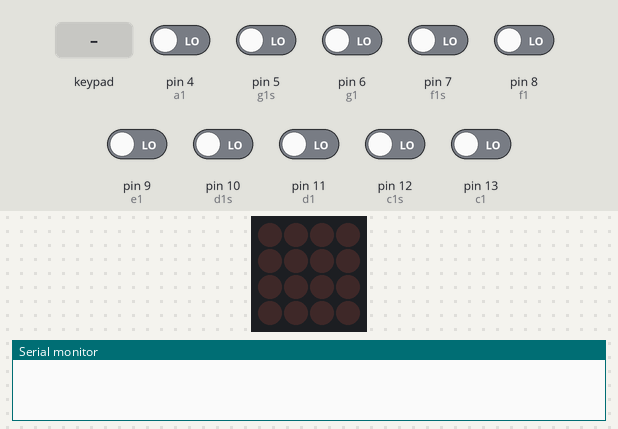
A sketch run on a simulated Arduino Uno, built with avr-gcc and run on an emulated ATmega328P. On the bench: 4×4 LED matrix, the last lines printed to the serial monitor. Inputs (shaded band) come from the test bench; at power-on: pin 4 (a1), pin 5 (g1s), pin 6 (g1), pin 7 (f1s), pin 8 (f1), pin 9 (e1), pin 10 (d1s), pin 11 (d1), pin 12 (c1s), pin 13 (c1) LOW.

Above: at 1.2 s.
1.3 s: keypad keys 1 2 A pressed 0.4 s apart
At 3.3 s:
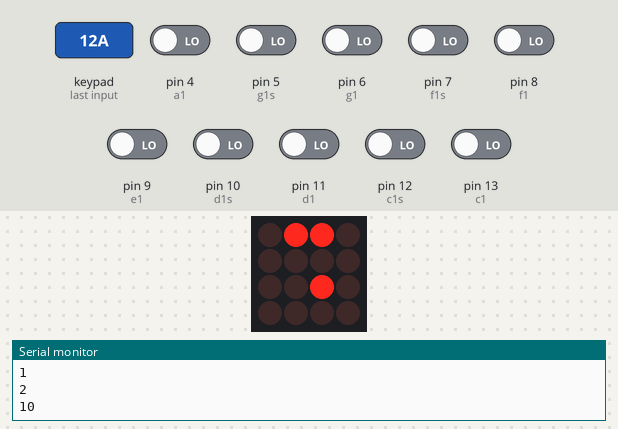
4.0 s: key '0' pressed
At 4.8 s:
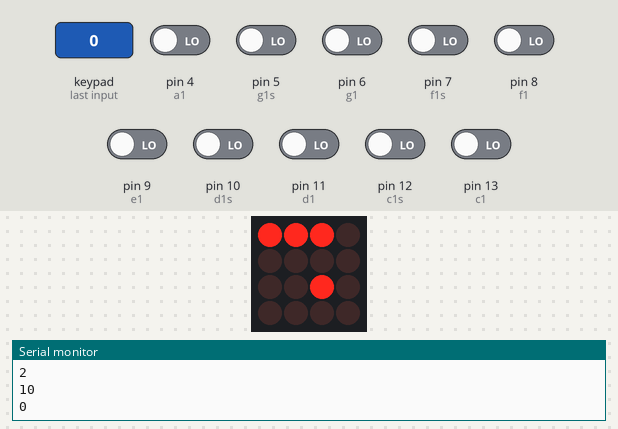
5.5 s: keypad keys 1 2 D pressed 0.4 s apart
At 6.7 s:
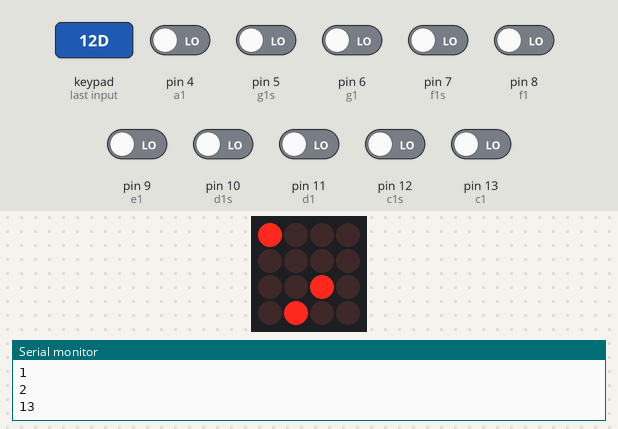
8.2 s: key '3' pressed
At 9.3 s:
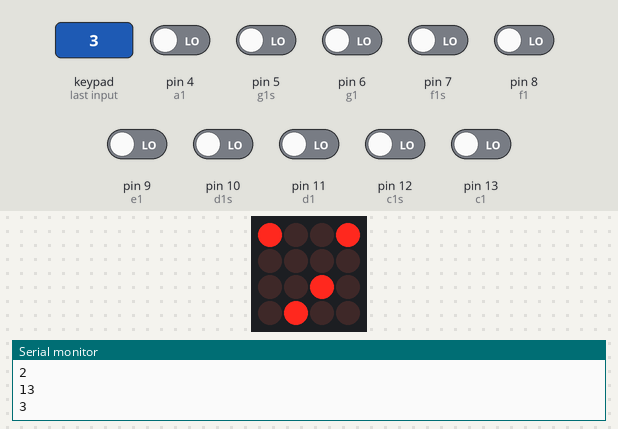
9.7 s: keypad keys 2 5 A pressed 0.4 s apart
At 11.2 s:
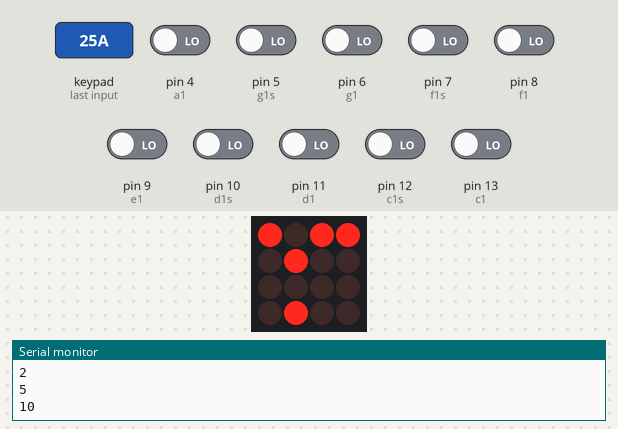
12.4 s: key '4' pressed
At 13.8 s:
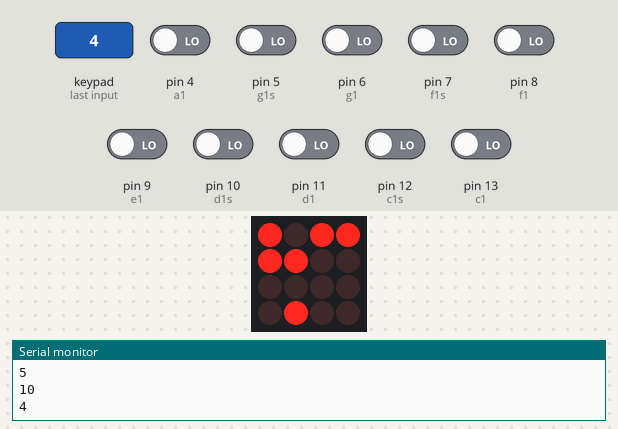
Timing chart, 0 to 14.9 s (numbered marks = the images above; inputs shaded):
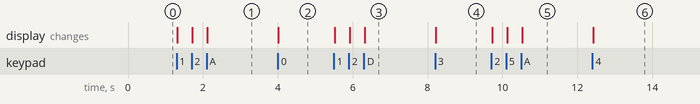

Measured:
- after the input at 1.3 s, the display: first changes at once (image 1 shows a later state)
- after the input at 4.0 s, the display: changes at once (image 2)
- after the input at 5.5 s, the display: first changes at once (image 3 shows a later state)
- after the input at 8.2 s, the display: changes at once (image 4)
- after the input at 9.7 s, the display: first changes at once (image 5 shows a later state)
- after the input at 12.4 s, the display: changes at once (image 6)

The sketch:

drumpad.ino
```cpp
#include <SoftwareSerial.h>
#include <Wire.h>
#include "Adafruit_Trellis.h"

Adafruit_Trellis matrix0 = Adafruit_Trellis();
Adafruit_TrellisSet trellis =  Adafruit_TrellisSet(&matrix0);
#define NUMTRELLIS 1
#define numKeys (NUMTRELLIS * 16)

const int c1 = 13;
const int c1s = 12;
const int d1 = 11;
const int d1s = 10;
const int e1 = 9;
const int f1 = 8;
const int f1s = 7;
const int g1 = 6;
const int g1s = 5;
const int a1 = 4;
const int a1s = 1;
const int b1 = 0;

int btnC1;
int btnC1S;
int btnD1;
int btnD1S;
int btnE1;
int btnF1;
int btnF1S;
int btnG1;
int btnG1S;
int btnA1;
int btnA1S;
int btnB1;
int bluetoothTx = 2;  // TX-O pin of bluetooth mate, Arduino D2
int bluetoothRx = 3;  // RX-I pin of bluetooth mate, Arduino D3

int lastC1State = 0;
int lastC1SState = 0;
int lastD1State = 0;
int lastD1SState = 0;
int lastE1State = 0;
int lastF1State = 0;
int lastF1SState = 0;
int lastG1State = 0;
int lastG1SState = 0;
int lastA1State = 0;
int lastA1SState = 0;
int lastB1State = 0;

SoftwareSerial bluetooth(bluetoothTx, bluetoothRx);

void setup() {
  Serial.begin(9600);
  trellis.begin(0x70);
  bluetooth.begin(115200);
  pinMode(c1, INPUT);
  pinMode(c1s, INPUT);
  pinMode(d1, INPUT);
  pinMode(d1s, INPUT);
  pinMode(e1, INPUT);
  pinMode(f1, INPUT);
  pinMode(f1s, INPUT);
  pinMode(g1, INPUT);
  pinMode(g1s, INPUT);
  pinMode(a1, INPUT);
  pinMode(a1s, INPUT);
  pinMode(b1, INPUT);
}

void loop() {
  delay(30);
  btnC1 = digitalRead(c1);
  btnC1S = digitalRead(c1s);
  btnD1 = digitalRead(d1);
  btnD1S = digitalRead(d1s);
  btnE1 = digitalRead(e1);
  btnF1 = digitalRead(f1);
  btnF1S = digitalRead(f1s);
  btnG1 = digitalRead(g1);
  btnG1S = digitalRead(g1s);
  btnA1 = digitalRead(a1);
  btnA1S = digitalRead(a1s);
  btnB1 = digitalRead(b1);

  if (Serial.available()) {
    bluetooth.print((char)Serial.read());
  }

  if (trellis.readSwitches()) {
    for (uint8_t i = 0; i < numKeys; i++) {
      if (trellis.justPressed(i)) {
        if(i == 15){
          bluetooth.print(String(i));
          bluetooth.print("/");
        }
        Serial.println(i);
        if (i == 8 || i == 12) {
          trellis.setLED(i);
          bluetooth.print(String(i));
          bluetooth.print("/");
        } else {
          if (trellis.isLED(i)) {
            trellis.clrLED(i);
            bluetooth.print("off_");
            bluetooth.print(String(i));
            bluetooth.print("/");
          } else {
            trellis.setLED(i);
            bluetooth.print(String(i));
            bluetooth.print("/");
          }
        }
      }
      if(trellis.justReleased(i) && i == 8 || i == 12){
           trellis.clrLED(i);
      }
    }
    trellis.writeDisplay();
  }

  /*if (btnC1 != lastC1State) {
    if (btnC1 == HIGH) {
      bluetooth.print("c1/");
      Serial.println("c1");
    }
    delay(50);
    }

    if (btnC1S != lastC1SState) {
    if (btnC1S == HIGH) {
      bluetooth.print("c1s/");
      Serial.println("c1s");
    }
    delay(50);
    }

    if (btnD1 != lastD1State) {
    if (btnD1 == HIGH) {
      bluetooth.print("d1/");
      Serial.println("d1");
    }
    delay(50);
    }

    if (btnD1S != lastD1SState) {
    if (btnD1S == HIGH) {
      bluetooth.print("d1s/");
      Serial.println("d1s");
    }
    delay(50);
    }

    if (btnE1 != lastE1State) {
    if (btnE1 == HIGH) {
      bluetooth.print("e1/");
      Serial.println("e1");
    }
    delay(50);
    }

    if (btnF1 != lastF1State) {
    if (btnF1 == HIGH) {
      bluetooth.print("f1/");
      Serial.println("f1");
    }
    delay(50);
    }

    if (btnF1S != lastF1SState) {
    if (btnF1S == HIGH) {
      bluetooth.print("drum/");
      Serial.println("f1s");
    }
    delay(50);
    }

    if (btnG1 != lastG1State) {
    if (btnG1 == HIGH) {
      bluetooth.print("snare/");
      Serial.println("g1");
    }
    delay(50);
    }

    if (btnG1S != lastG1SState) {
    if (btnG1S == HIGH) {
      bluetooth.print("g1s/");
      Serial.println("g1s");
    }
    delay(50);
    }

    if (btnA1 != lastA1State) {
    if (btnA1 == HIGH) {
      bluetooth.print("a1/");
      Serial.println("a1");
    }
    delay(50);
    }
    if (btnA1S != lastA1SState) {
    if (btnA1S == HIGH) {
      bluetooth.print("a1s/");
      Serial.println("a1s");
    }
    delay(50);
    }

    if (btnB1 != lastB1State) {
    if (btnB1 == HIGH) {
      bluetooth.print("b1/");
      Serial.println("b1");
    }
    delay(50);
    }

    lastC1State = btnC1;
    lastC1SState = btnC1S;
    lastD1State = btnD1;
    lastD1SState = btnD1S;
    lastE1State = btnE1;
    lastF1State = btnF1;
    lastF1SState = btnF1S;
    lastG1State = btnG1;
    lastG1SState = btnG1S;
    lastA1State = btnA1;
    lastA1SState = btnA1S;
    lastB1State = btnB1;*/
}
```
